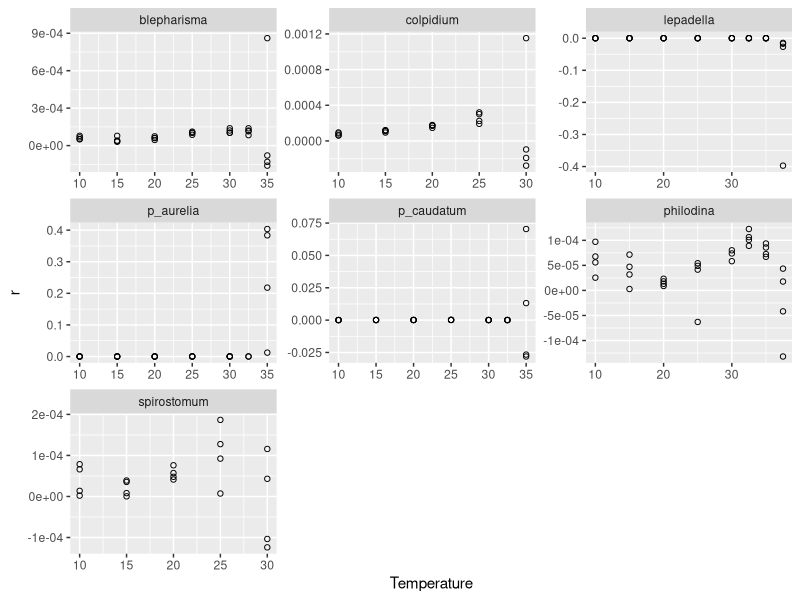

Reproduce this figure in R.
rm(list=ls())
library(tidyverse)
library(data.table)
library(openxlsx)
setwd(getwd())

#Set all time to hours, remove unnecessary columns and data we don't need
#load growth and decline curve data
d_growth<-read.csv("Prey growth curves.csv")
d_decline <-read.csv("Prey decline curves.csv")

#convert date into hours separately for each temperature
split_temps <- split(d_growth, f = d_growth$Temperature)
for(i in 1:length(split_temps)){
  split_temps[[i]][["Time"]] = as.numeric(difftime(split_temps[[i]][["Date"]], dplyr::first(split_temps[[i]][["Date"]]), units = "hours"))
}
#recombine
d_growth <- unsplit(split_temps, d_growth$Temperature)

#remove Observer and Date
d_growth <- d_growth %>%
  select(-c(Observer, Date)) %>%
  na.omit()

d_decline <- d_decline %>%
  #remove Bleph, Colp, Spi (duplicate curves in d_growth)
  filter(!Species == "Blepharisma"&!Species == "Colpidium"&!Species == "Spirostomum") %>%
  na.omit() %>%
  #species names lowercase to match d_growth
  mutate_all(.funs = tolower)

#change the time for Spirostomum 20 and 30 manually as they stared at a different time
#minus 1512hrs from Spi 20
d_growth$Time[c(which(d_growth$Time > 1511))] <- d_growth$Time[c(which(d_growth$Time > 1511))] - 1512
#minus 168hrs from Spi 30
d_growth$Time[c(which(d_growth$Species == "spirostomum" & d_growth$Temperature == 30))] <- d_growth$Time[c(which(d_growth$Species == "spirostomum" & d_growth$Temperature == 30))] - 168

#join d_growth and d_decline
dd <- rbind(d_growth, d_decline)
dd <- dd %>%
  mutate_at(c(1,3:5), as.numeric)

fin <- rbindlist(lapply(split(dd, list(dd$Species, dd$Temperature, dd$Replicate)), function(x){
  
  #x<-split(dd, list(dd$Species, dd$Temperature, dd$Replicate))[[20]]
  if(nrow(x)>0){

    x<-x[which(x$Density!=0),]
    
    dens1<-x$Density[1:nrow(x)-1]
    dens2<-x$Density[-1]

    pgr<-log(dens2/dens1)/diff(x$Time)
  
    res<-data.frame(Speces=x$Species[1],
                    Temperature=x$Temperature[1],
                    Replicate=x$Replicate[1],
                    pgr=pgr,
                    dens = dens1)

    mod1<-lm(pgr~dens, data=res)

    r <- coef(mod1)[1]
 
    pred.model<-data.frame(dens=seq(0, max(res$dens), length.out=100), 
                           pgr=predict(mod1, newdata=data.frame(dens=seq(0, max(res$dens), length.out=100))))

    if(max(pred.model$pgr)>0){

      k <- pred.model$dens[which(abs(pred.model$pgr-0)==min(abs(pred.model$pgr-0)))]
    }else{

      k<-0
    }

    return(data.frame(Species=x$Species[1],
                      Temperature=x$Temperature[1],
                      Replicate=x$Replicate[1],
                      r=r[[1]],
                      k=k))
    
  }}))
ggplot(fin, aes(x=Temperature, y=r))+geom_point(pch = 1)+facet_wrap(~Species, scales = 'free')

#remove outliers 
#bleph 35 4; Lepa 37.5 4; Colp 30 4; Paur 35; P caud 35 2; Phi 25 4
data <- fin[-c(179,184,169, 43, 90,135,181,91,166), ]

#### Fitting thermal performance curves for r and K using GAMs ####
library(mgcv)
library(ggpubr)

#### trying to run the above in a lapply loop ####
#remove spirostomum
data <- data %>%
  filter(!Species == "spirostomum")

#split data for each species
protist_preds <- rbindlist(lapply(split(data, list(data$Species)), function(x){
  #GAM for r
  gam_r <- gam(r ~ s(Temperature, k = 5, bs = "cs"), data = x, method = "REML")
  #GAM for k
  gam_k <- gam(k ~ s(Temperature, k = 5, bs = "cs"), data = x, method = "REML")
  #data of 100 Temperature vals to generate model predictions
  new_data <- data.frame(Temperature = seq(min(x$Temperature), max(x$Temperature),
                                           length.out = 100))
  #generate and return a data frame with r and k preds, temperature, species names
  return(data.frame(r = predict(gam_r, newdata = new_data),
                    k = predict(gam_k, newdata = new_data),
                    temperature = new_data,
                    species = x$Species[1]))
}))

#pivot the data frames for rs and ks
protist_preds <- pivot_longer(protist_preds, names_to = "parameter", cols = c(r, k), values_to = "parm_pred")
protist_preds <- protist_preds %>%
  rename(temperature = Temperature) #lowercase so both data frames match

plot_data <- pivot_longer(data, names_to = "parameter", cols = c(r, k), values_to = "parm_raw")
plot_data <- plot_data %>%
  rename(species = Species,
         temperature = Temperature) %>% #lowercase so both match
  select(-Replicate) %>% 
  filter(!species == 'spirostomum')

#plot r and k separately, faceted by species

#facet labels
species_names <- c("Blepharisma japonicum", "Colpidium striatum", "Lepadella sp.", "Paramecium aurelia", "Paramecium caudatum", "Philodina sp.")
names(species_names) <- c("blepharisma", "colpidium", "lepadella", "p_aurelia", "p_caudatum", "philodina")

#carrying capacity plot
K_plot <- 
ggplot(data = subset(protist_preds, parameter == "k")) +
  geom_line(aes(x = temperature, y = parm_pred), colour = '#00695C') +
  geom_point(data = subset(plot_data, parameter == "k"), aes(x = temperature, y = parm_raw), 
             pch = 1, colour = '#37474F') +
  facet_wrap(vars(species), scales = "free_y", #to vary y axis
             labeller = labeller(species = species_names),
             nrow = 1) + 
  scale_x_continuous(breaks = c(10, 15, 20, 25, 30, 35))+
  theme_minimal() +
  theme(axis.line = element_line(colour = "black"),
        aspect.ratio = 1,
        complete = F,
        text = element_text(size = 10),
        strip.text = element_text(face = "italic"),
        axis.title.x = element_blank()) +
  ylab("Carrying capacity")

#r plot 
r_plot <- 
ggplot(data = subset(protist_preds, parameter == "r")) +
  geom_line(aes(x = temperature, y = parm_pred), colour = '#C0CA33') +
  geom_point(data = subset(plot_data, parameter == "r"), aes(x = temperature, y = parm_raw), 
             pch = 1, colour = '#37474F') +
  facet_wrap(vars(species), scales = "free_y",
             labeller = labeller(species = species_names),
             nrow = 1) + 
  scale_x_continuous(breaks = c(10, 15, 20, 25, 30, 35))+
  theme_minimal() +
  theme(axis.line = element_line(colour = "black"),
        aspect.ratio = 1,
        complete = F,
        text = element_text(size = 10),
        strip.text = element_blank()) +
  ylab("r") +
  xlab("Temperature (ºC)") 

r_K_plot <- ggarrange(K_plot, NULL, r_plot, nrow = 3,
          heights = c(1, -0.5, 1), align = "v")

